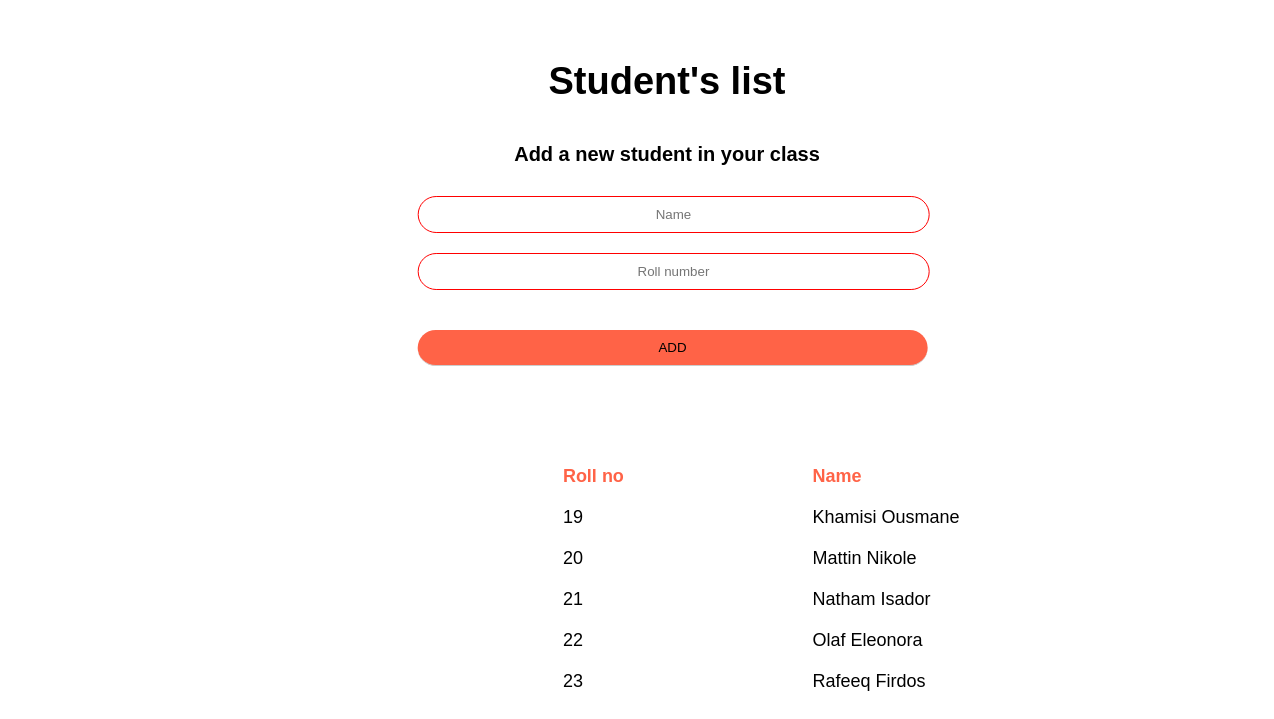
Screenshot of /new_student with the database file from the repository.
### new/models.py (models this page shows, shortened)
class Student(models.Model):
	name = models.CharField(max_length=200)
	roll_no = models.CharField(max_length=10, unique=True)
	class Meta:
		ordering = ['roll_no']

### new/views.py (the view)
# urls.py: path(r'new_student', views.new_student, name='add_student'),
def new_student(request):
	if request.method == 'POST':
		name = request.POST['name']
		roll_no = request.POST['roll_no']
		student = Student(name = name, roll_no=roll_no)
		student.save()
	Stu = Student.objects.all()
	return render(request, 'students.html', {'Stu':Stu})

### templates/students.html (shortened to what this page needs)
{% load static %}
<!DOCTYPE html>
<html>
<head>
  <link rel="stylesheet" type="text/css" href="{% static 'css/styles.css' %}">
  <link rel="stylesheet" type="text/css" href="{% static 'https://cdn.jsdelivr.net/npm/@fortawesome/fontawesome-free@5.15.3/css/fontawesome.min.css' %}">
</head>
</head>
<body>
	<section class="lecture-head">
		<h1>Student's list</h1>
		<h1 style="font-size: 20px; padding-top: 40px;">Add a new student in your class</h1>
	</section>
		<section class="lect-form">
		 <form action="new_student" method="post">
	      <input type="text" id="login" class="input-field" name="name" placeholder="Name" required>
	      <input type="text" id="password" class="input-field" name="roll_no" placeholder="Roll number" required>
	      <input type="submit" class="submit-btn" value="ADD">
	    </form>
	  </section>
    <section>
			<table class="table-stu">
			  <tr>
			    <th>Roll no</th>
			    <th>Name</th>
			  </tr>
				{% for stu in Stu %}
			  <tr>
			    <td>{{stu.roll_no}}</td>
			    <td>{{stu.name}}</td>
			    {% endfor %}
			  </tr>
			</table>
		</section>
</body>
</html>

### static/css/styles.css (style rules this page uses)
* { margin: 0; padding: 0; font-family: 'Fira Sans', sans-serif; }
html { scroll-behavior: smooth; }
h1 { font-size: 38px; font-weight: 600; }
.lecture-head { width: 80%; margin: auto; padding-top: 60px; text-align: center; transform: translate(30px); }
table { font-family: arial, sans-serif; border-collapse: collapse; width: 80%; position:absolute; left:400px; margin-top: 60px; }
td, th { border: None; text-align: left; padding: 10px; font-size:18px; }
th { color:tomato; }
.lect-form { padding-top: 20px; width: 40%; transform: translate(80%); }
.table-stu { width: 60%; transform: translate(20%); }
input { width: 100%; border:none; border-bottom: 1px solid #ccc; outline: none; padding-bottom: 5px; }
.input-field { width: 100%; padding: 10px 0; margin: 10px; border: 1px solid red; border-radius: 30px; outline: none; text-align: center; background: transparent; }
.submit-btn { width: 100%; padding: 10px 30px; cursor: pointer; display: block; margin: 30px 10px; background: tomato; border-radius: 30px; text-decoration: none; align-items: center; }

### rows the page displays
Student: roll_no "19", name "Khamisi Ousmane"
Student: roll_no "20", name "Mattin Nikole"
Student: roll_no "21", name "Natham Isador"
Student: roll_no "22", name "Olaf Eleonora"
Student: roll_no "23", name "Rafeeq Firdos"
